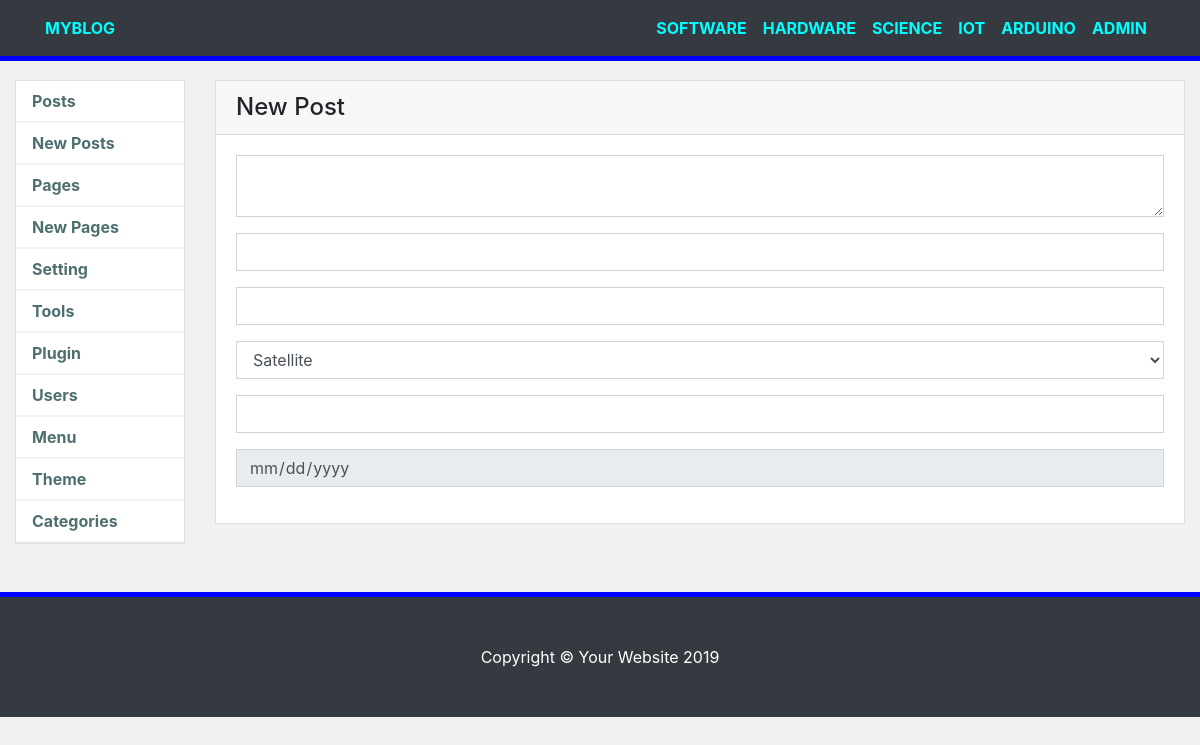
/site/admin/posts/new (signed in), run on the app's committed database.
### blog/models.py (models this page shows)
class Menu(models.Model):
	title = models.CharField(max_length=100)
	def __str__(self): return self.title

### blog/views.py (the view)
# urls.py: path('site/admin/posts/new', views.newPost, name='newpost'),
def newPost(request):
	if not request.user.is_authenticated:
		return redirect('index')
	posts = Post.objects.all()
	categories = Category.objects.all()
	menus = Menu.objects.all()
	context = {
		'posts': posts,
		'categories': categories,
		'menus': menus
	}
	return render(request, 'posts/newpost.html', context)

### blog/templates/posts/newpost.html
{% extends 'admin/home.html' %}
{% block content %}
    <div class="card mb-4">
      <h4 class="card-header">New Post</h4>
      <div class="card-body">
        <form>
          <div class="form-group">
            <textarea name="content" class="form-control" required=""></textarea>
          </div>
          <div class="form-group">
            <input type="text" class="form-control" name="title" required="">
          </div>
          <div class="form-group">
            <input type="text" class="form-control" name="image">
          </div>
          <div class="form-group">
            <select class="form-control">
              {% for category in categories %}
                <option>{{category.name}}</option>
              {% endfor %}
            </select>
          </div>
          <div class="form-group">
            <input type="text" class="form-control" name="tags">
          </div>
          <div class="form-group">
            <input type="date" class="form-control" disabled="" name="date">
          </div>
        </form>
      </div>
    </div>
{% endblock %}

### blog/templates/layouts/main.html (shortened to what this page needs)
{% load static %}
<!DOCTYPE html>
<html lang="en">
  <head>
    <link href="{% static 'css/bootstrap.min.css' %}" rel="stylesheet">
    <link href="{% static 'css/style.css' %}" rel="stylesheet">
  </head>
  <body>
    <header class="clearfix">
      <nav class="navbar navbar-expand-lg navbar-dark bg-dark fixed-top">
        <div class="container">
          <a class="navbar-brand font-bold" href="{% url 'index' %}">MYBLOG</a>
          <div class="collapse navbar-collapse" id="navbarResponsive">
            <ul class="navbar-nav ml-auto">
              {% for menu in menus %}
                <li class="nav-item">
                  <a class="nav-link text-uppercase" href="">{{menu}}</a>
                </li>
              {% endfor %}
              {% if user.is_authenticated %}
                <li class="nav-item">
                  <a href="{% url 'siteadmin' %}" class="nav-link">ADMIN</a>
                </li>
              {% endif %}
            </ul>
          </div>
        </div>
      </nav>
    </header>
    {% block main %}
    {% endblock %}
    <footer class="py-5 bg-dark" style="position: static; bottom: 0">
      <div class="container">
        <p class="m-0 text-center text-white">Copyright &copy; Your Website 2019</p>
      </div>
    </footer>
  </body>
</html>

### blog/static/css/style.css (style rules this page uses)
body { padding-top: 56px; background: #f1f1f1; }
* { border-radius: 0!important; }
.nav-link { color: aqua!important; font-weight: bold!important; }
.navbar-brand { font-size: 16px!important; color: aqua!important; font-weight: bold!important; }
.navbar { border-bottom: 5px solid blue; }
footer { border-top: 5px solid blue; }

### data on the page
Menu: title "SOFTWARE"
Menu: title "HARDWARE"
Menu: title "SCIENCE"
Menu: title "IOT"
Menu: title "ARDUINO"

### other printed values
form field value "Satellite"
